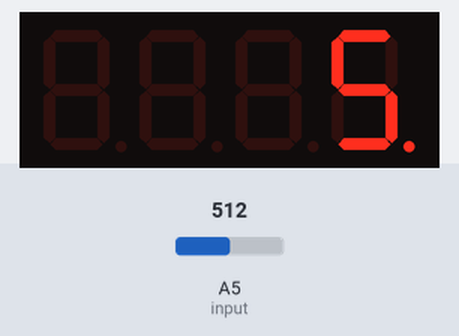
This sketch was run on a simulated Arduino Uno, built with avr-gcc and run on an emulated ATmega328P. On the bench: 4-digit seven-segment display. Inputs (shaded band) come from the test bench; at power-on: A5 (input) = 512.

Above: at 1.2 s.
1.3 s: A5 (input) set to 716
At 2.5 s:
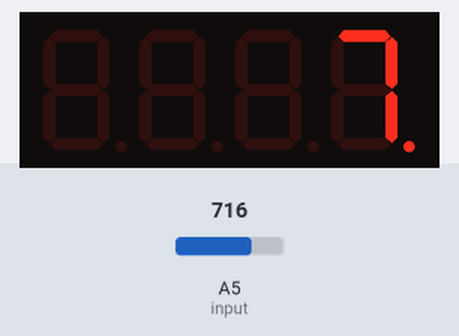
2.8 s: A5 (input) set to 900
At 3.7 s:
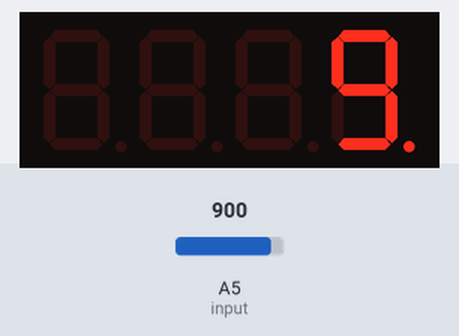
4.3 s: A5 (input) set to 1023
At 4.8 s:
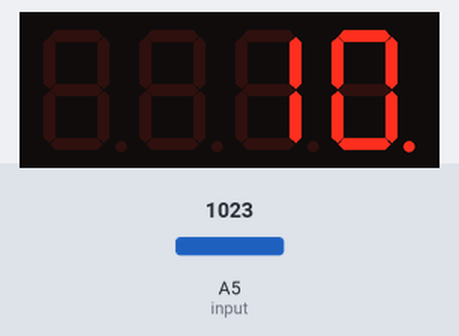
Timing chart, 0 to 7.3 s (numbered marks = the images above; inputs shaded):
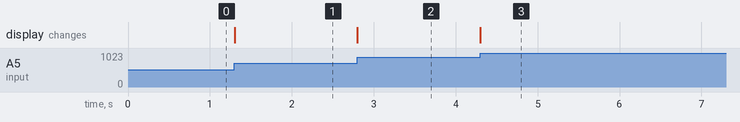

Measured:
- after the input at 1.3 s, the display: changes at once (image 1)
- after the input at 2.8 s, the display: changes at once (image 2)
- after the input at 4.3 s, the display: changes at once (image 3)

The sketch:

Digital_Voltmeter.ino
```cpp
#include <SevSeg.h>
 SevSeg sevseg;
 int input = A5;
 float Status = 0;
 void setup()
{
  byte numDigits = 4;  // digit
  byte digitPins[] = {10, 11, 12, 13}; // common or anode pin number
  byte segmentPins[] = {6, 5, 2, 3, 4, 7, 8, 9}; // a6,b5,c2,d3,e4,f7,g8,dp9

  sevseg.begin(COMMON_CATHODE, numDigits, digitPins, segmentPins);
  //sevseg.setBrightness(90);
  pinMode(input, INPUT);


}

  void loop()
{


float Status = analogRead(input);
float v = (Status/204.6);
float volt = v*2;
sevseg.setNumber(volt,0); // set number  i ans 1 id decimel point
sevseg.refreshDisplay(); // clear this display


}
```
